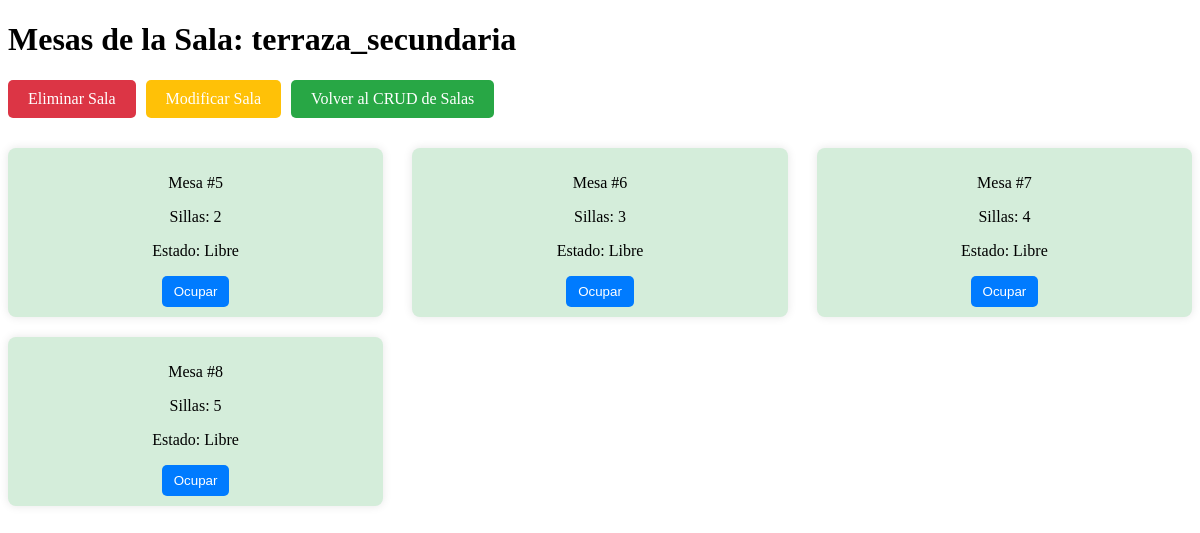
The page /public/detalle_sala.php?sala=terraza_secundaria (signed in) on the database its author committed.
### tables this page shows
CREATE TABLE tbl_sala (
    id_sala INT PRIMARY KEY,
    nombre_sala VARCHAR(25) NOT NULL,
    tipo_sala VARCHAR (20),
    capacidad_total INT NOT NULL,
    FOREIGN KEY (tipo_sala) REFERENCES tbl_tipo_sala(nombre_tipo_sala)
);

CREATE TABLE tbl_mesa (
    id_mesa INT AUTO_INCREMENT PRIMARY KEY NOT NULL,
    id_sala INT NOT NULL,
    num_sillas_mesa INT NOT NULL,
    estado_mesa ENUM('libre', 'ocupada') NOT NULL DEFAULT 'libre',
    FOREIGN KEY (id_sala) REFERENCES tbl_sala(id_sala)
);

### public/detalle_sala.php (the view, shortened to what this page needs)
<?php
include '../db/conexion.php';
$sala_nombre = isset($_GET['sala']) ? $_GET['sala'] : '';
$sql = "SELECT m.id_mesa, m.num_sillas_mesa, m.estado_mesa
        FROM tbl_mesa m
        JOIN tbl_sala s ON m.id_sala = s.id_sala
        WHERE s.nombre_sala = :sala_nombre";
$stmt = $conn->prepare($sql);
$stmt->bindParam(':sala_nombre', $sala_nombre, PDO::PARAM_STR);
$stmt->execute();
$mesas = $stmt->fetchAll(PDO::FETCH_ASSOC);
$sql_sala = "SELECT nombre_sala FROM tbl_sala WHERE nombre_sala = :sala_nombre";
$stmt_sala = $conn->prepare($sql_sala);
$stmt_sala->bindParam(':sala_nombre', $sala_nombre, PDO::PARAM_STR);
$stmt_sala->execute();
$sala_data = $stmt_sala->fetch(PDO::FETCH_ASSOC);
$sala_nombre_completo = $sala_data['nombre_sala'];
?>
<!DOCTYPE html>
<html lang="es">
<head>
    <link rel="stylesheet" href="../css/detalle_sala.css">
</head>
<body>
    <h1>Mesas de la Sala: <?php echo $sala_nombre_completo; ?></h1>
<div class="action-buttons">
    <a href="eliminar_sala.php?sala=<?php echo $sala_nombre; ?>" class="action-button delete">Eliminar Sala</a>
    <a href="modificar_sala.php?sala=<?php echo $sala_nombre; ?>" class="action-button modify">Modificar Sala</a>
    <a href="crud_salas.php" class="action-button back">Volver al CRUD de Salas</a>
</div>
    <div class="mesas-container">
        <?php foreach ($mesas as $mesa): ?>
            <div class="mesa-card <?php echo $mesa['estado_mesa'] == 'libre' ? 'libre' : 'ocupada'; ?>">
                <div class="mesa-info">
                    <p>Mesa #<?php echo $mesa['id_mesa']; ?></p>
                    <p>Sillas: <?php echo $mesa['num_sillas_mesa']; ?></p>
                    <p>Estado: <?php echo ucfirst($mesa['estado_mesa']); ?></p>
                </div>
                <form method="POST">
                    <?php if ($mesa['estado_mesa'] == 'libre'): ?>
                        <button type="submit" name="ocupar">Ocupar</button>
                    <?php else: ?>
                        <button type="submit" name="desocupar">Desocupar</button>
                    <?php endif; ?>
                </form>
            </div>
        <?php endforeach; ?>
    </div>
</body>
</html>

### css/detalle_sala.css (style rules this page uses)
.mesas-container { display: flex; flex-wrap: wrap; justify-content: space-between; margin-top: 20px; }
.mesa-card { width: 30%; margin: 10px 0; background-color: #f1f1f1; padding: 10px; border-radius: 8px; box-shadow: 0 0 10px rgba(0, 0, 0, 0.1); text-align: center; }
.mesa-card.libre { background-color: #d4edda; }
.mesa-info { margin-bottom: 10px; }
button { padding: 8px 12px; background-color: #007bff; color: white; border: none; border-radius: 5px; cursor: pointer; }
.action-buttons { display: flex; justify-content: flex-start; gap: 10px; margin-bottom: 20px; }
.action-button { padding: 10px 20px; background-color: #007bff; color: white; border: none; border-radius: 5px; text-decoration: none; font-size: 16px; cursor: pointer; transition: background-color 0.3s; }
.action-button.delete { background-color: #dc3545; }
.action-button.modify { background-color: #ffc107; }
.action-button.back { background-color: #28a745; }

### rows shown on the page
tbl_sala: nombre_sala "terraza_secundaria"
tbl_mesa: id_mesa "5", num_sillas_mesa "2", estado_mesa "Libre", shows "Ocupar"
tbl_mesa: id_mesa "6", num_sillas_mesa "3", estado_mesa "Libre", shows "Ocupar"
tbl_mesa: id_mesa "7", num_sillas_mesa "4", estado_mesa "Libre", shows "Ocupar"
tbl_mesa: id_mesa "8", num_sillas_mesa "5", estado_mesa "Libre", shows "Ocupar"
